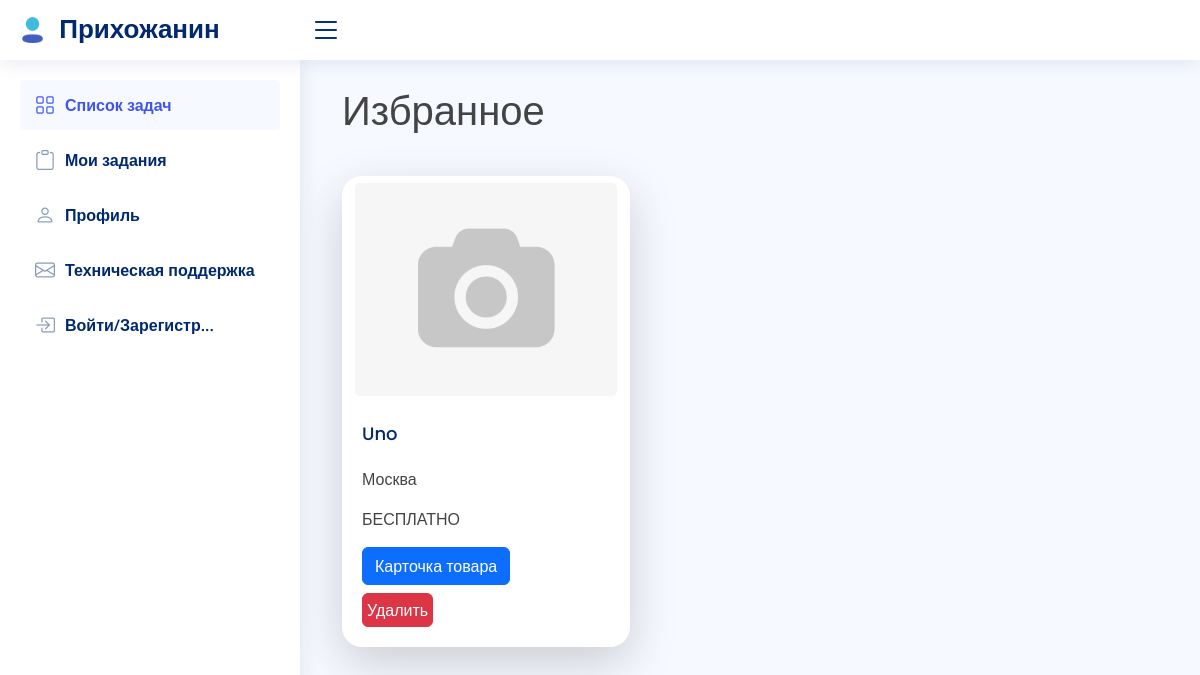
Page /chosen.php on the committed database.
### tables this page shows
CREATE TABLE `chosen` (
  `game_id` int(20) NOT NULL,
  `user_id` int(20) NOT NULL
);

### chosen.php (the view, shortened to what this page needs)
<?php
  include 'blocks/header.php';
  include 'blocks/side-menu.php';
  include 'forms/conect.php';
?>
<body>
    <main id="main" class="main">
        <div class="container ">
            <div class="row my-2">
                <h1> Избранное </h1>
            </div>
            <div class="row row-cols-3 pt-2">
                <?php
      $id = $_SESSION['user']['id'];
      $result = $mysql->query("SELECT * FROM `chosen` WHERE `user_id` = '$id'");
      while ($row = $result->fetch_assoc()){
          $id_game = $row['game_id'];
          $result_game = $mysql->query("SELECT * FROM `game ad` WHERE `id_game` = '$id_game'");
          $row2 = $result_game->fetch_assoc();
          $name_game = $row2['game_name'];
          $city = $row2['sity'];
          $barter = $row2['present'];
          if($barter == 1)
            $barter = "бесплатно";
          else
            $barter = "обмен";
          if($row2['foto1']== NULL)
            $foto1 = "null_foto.png";
          else
            $foto1 =$row2['foto1'];
            echo '  <div class="col mt-3 col-12-sm text-start" >
                      <div div class="card card_game shadow-lg " style="width: 18rem; border-radius: 20px;">
                      <a href="#" class="btn text-decoration-none" > <img src="img/'.$foto1.'" class="card-img" alt="..."></a>
                        <div class="card-body text-start">
                        <h5 class="card-title fw-weight-bolder text-capitalize text-truncate" style="max-width: 200px;">' . $name_game . '</h5>
                          <p class="card-text text-capitalize">' . $city . '</p>
                          <p class="card-text text-uppercase">' . $barter . '</p>
                          <form action="product_card.php" method="get">
                            <input type="hidden" name="id_game" value= '. $id_game .' />
                            <input class="button btn btn-primary" type="submit" value="Карточка товара">
                          </form>
                          <form action="delete_chosen-BD.php" method="get">
                            <input type="hidden" name="id_game" value= '. $id_game .' />
                            <input class="p-1 mt-2 button btn btn-danger" type="submit" value="Удалить">
                          </form>
                        </div>
                      </div>
                    </div>';
      }
      ?>
            </div>
        </div>
    </main>

### assets/css/style.css (style rules this page uses)
:root { scroll-behavior: smooth; }
body { font-family: "Open Sans", sans-serif; background: #f6f9ff; color: #444444; }
a { color: #4154f1; font-weight: bold; text-decoration: none; }
h1, h2, h3, h4, h5, h6 { font-family: "Nunito", sans-serif; }
#main { margin-top: 60px; padding: 20px 30px; transition: all 0.3s; }
.card { margin-bottom: 30px; border: none; border-radius: 5px; box-shadow: 0px 0 30px rgba(1, 41, 112, 0.1); }
.card-title { padding: 20px 0 15px 0; font-size: 18px; font-weight: 500; color: #012970; font-family: "Poppins", sans-serif; }
.card-body { padding: 0 20px 20px 20px; }
@media (min-width: 1200px) { #main, #footer { margin-left: 300px; } }

### rows in the picture
chosen: game ad.game_name "Uno", game ad.sity "Москва", game ad.present "БЕСПЛАТНО"
